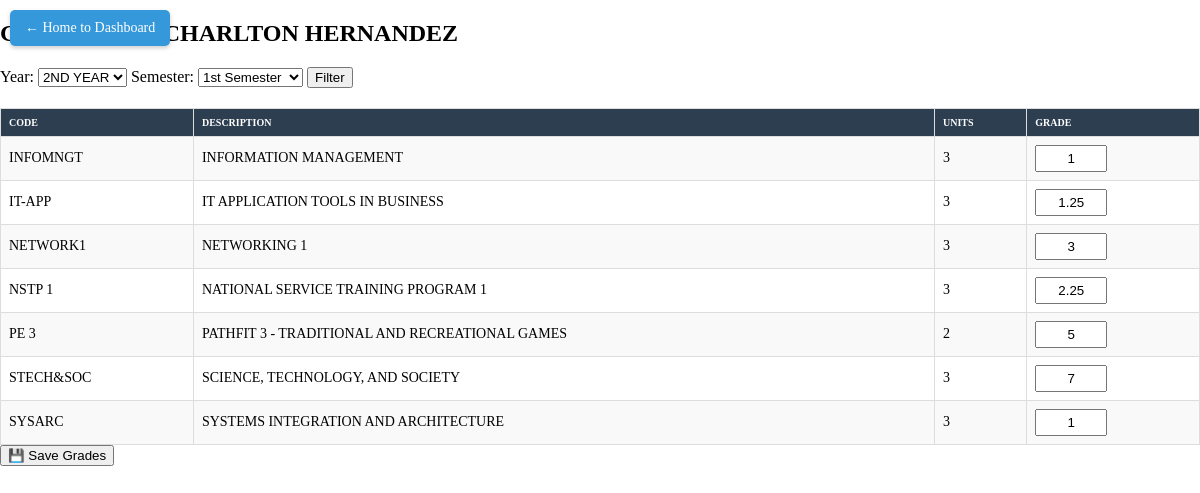
Page /admin_student_grades.php?id=1 (signed in) on the committed database.
### tables this page shows
CREATE TABLE `student_login` (
  `ID` int(255) NOT NULL,
  `L_name` varchar(99) NOT NULL,
  `F_name` varchar(99) NOT NULL,
  `M_name` varchar(99) NOT NULL,
  `age` int(255) NOT NULL,
  `bday` varchar(255) NOT NULL,
  `pbirth` varchar(255) NOT NULL,
  `gender` varchar(255) NOT NULL,
  `marital` varchar(255) NOT NULL,
  `yr_lvl` varchar(255) NOT NULL,
  `crs` varchar(255) NOT NULL,
  `street` varchar(255) NOT NULL,
  `brgy` varchar(255) NOT NULL,
  `city_mun` varchar(255) NOT NULL,
  `Date` date NOT NULL DEFAULT current_timestamp(),
  `Student_Number` varchar(20) DEFAULT NULL,
  `status` varchar(20) DEFAULT NULL,
  `Username` varchar(255) NOT NULL,
  `Password` varchar(255) NOT NULL
);

CREATE TABLE `student_grades` (
  `id` int(11) NOT NULL,
  `student_id` int(11) NOT NULL,
  `registration_id` int(11) DEFAULT NULL,
  `subject_id` int(11) NOT NULL,
  `grade` varchar(10) DEFAULT NULL,
  `date_recorded` timestamp NOT NULL DEFAULT current_timestamp(),
  `semester` tinyint(4) NOT NULL DEFAULT 1
);

CREATE TABLE `escr_subjects` (
  `subj_code` varchar(255) NOT NULL,
  `subj_desc` varchar(255) NOT NULL,
  `unit_count` int(255) NOT NULL,
  `level` varchar(255) NOT NULL,
  `ID` int(11) NOT NULL,
  `subj_sort` varchar(11) NOT NULL,
  `semester` tinyint(4) NOT NULL DEFAULT 1
);

### admin_student_grades.php (the view, shortened to what this page needs)
<?php
$conn = mysqli_connect("sql112.infinityfree.com", "if0_40025418", "milkosry4", "if0_40025418_escr_dbase");
$student_id = isset($_GET['id']) ? (int)$_GET['id'] : 0;
$sql_student = "SELECT * FROM student_login WHERE ID='$student_id'";
$result_student = mysqli_query($conn, $sql_student);
$student = mysqli_fetch_assoc($result_student);
$courseMap = [
    "INFORMATION TECHNOLOGY (BSIT)" => "IT",
    "COMPUTER SCIENCE (BSCS)" => "CS",
    "ACCOUNTANCY (BSA)" => "BSA",
];
$yearMap = [
    "1ST YEAR COLLEGE" => "1ST YEAR",
    "2ND YEAR COLLEGE" => "2ND YEAR",
    "3RD YEAR COLLEGE" => "3RD YEAR",
    "4TH YEAR COLLEGE" => "4TH YEAR",
];
$courseKey = $courseMap[$student['crs']] ?? '';
$yearKey = $yearMap[$student['yr_lvl']] ?? '';
$filter_year = $_GET['year'] ?? $yearKey;
$filter_semester = $_GET['semester'] ?? 1;
$filter_semester = (int)$filter_semester;
$sql_subjects = "
    SELECT s.ID AS subject_id, s.subj_code, s.subj_desc, s.unit_count, g.grade
    FROM escr_subjects s
    LEFT JOIN student_grades g
        ON g.subject_id = s.ID
        AND g.student_id = '$student_id'
        AND g.semester = '$filter_semester'
    WHERE s.level = '$filter_year'
      AND s.subj_sort = '$courseKey'
      AND s.semester = '$filter_semester'
    ORDER BY s.subj_code
";
$result_subjects = mysqli_query($conn, $sql_subjects);
?>
<!DOCTYPE html>
<html lang="en">
<head>
<link rel="stylesheet" href="admin.css?v1">
</head>
<body>
<a href="admin.php" class="home-btn">← Home to Dashboard</a>
<h2>Grades for <?php echo $student['F_name'].' '.$student['L_name']; ?></h2>
<form method="GET" class="filter">
    Year:
    <select name="year" required>
        <?php foreach ($yearMap as $full => $short): ?>
            <option value="<?php echo $short; ?>" <?php if($filter_year==$short) echo 'selected'; ?>>
                <?php echo $short; ?>
            </option>
        <?php endforeach; ?>
    </select>
    Semester:
    <select name="semester" required>
        <option value="1" <?php if($filter_semester==1) echo 'selected'; ?>>1st Semester</option>
    </select>
    <button type="submit">Filter</button>
</form>
<form method="POST" action="save_grades.php">
    <table>
        <tr>
            <th>Code</th>
            <th>Description</th>
            <th>Units</th>
            <th>Grade</th>
        </tr>
        <?php if(mysqli_num_rows($result_subjects)>0): ?>
            <?php while($row = mysqli_fetch_assoc($result_subjects)): ?>
            <tr>
                <td><?php echo htmlspecialchars($row['subj_code']); ?></td>
                <td><?php echo htmlspecialchars($row['subj_desc']); ?></td>
                <td><?php echo $row['unit_count']; ?></td>
                <td>
                    <input type="text" name="grades[<?php echo $row['subject_id']; ?>]"
                           value="<?php echo $row['grade'] ?? ''; ?>" size="5">
                </td>
            </tr>
            <?php endwhile; ?>
        <?php else: ?>
            <tr><td colspan="4">No subjects found for this year/semester.</td></tr>
        <?php endif; ?>
    </table>
    <button type="submit">💾 Save Grades</button>
</form>
</body>
</html>

### admin.css (style rules this page uses)
body { width: 100%; margin: auto; }
table { width: 90%; border-collapse: collapse; margin-top: 0; text-transform: uppercase; }
table, th, td { border: 1px solid #ddd; font-size: 10px; }
th { background: #2c3e50; color: #fff; padding: 10px; text-align: left; }
td { padding: 8px; font-size: 14px; }
tr:nth-child(even) { background: #f9f9f9; }
.home-btn { position: fixed; top: 10px; left: 10px; background-color: #3498db; color: white; padding: 10px 15px; text-decoration: none; border-radius: 5px; font-size: 14px; z-index: 1000; box-shadow: 0 2px 4px rgba(0, 0, 0, 0.2); }

### admin_student_grades.php (style rules this page uses)
table { border-collapse: collapse; width:100%; margin-top:20px; }
th, td { border:1px solid #ddd; padding:8px; }
th { background:#2c3e50; color:#fff; }
tr:nth-child(even) { background:#f9f9f9; }
input[type=text] { width:60px; padding:4px; text-align:center; }
form.filter { margin-bottom:15px; }
h1,h2,h3,h4,h5 { text-transform: uppercase; }

### rows in the picture
student_login: F_name "CHARLTON", L_name "HERNANDEZ", year "2ND YEAR"
student_grades: subject.subj_code "INFOMNGT", subject.subj_desc "INFORMATION MANAGEMENT", subject.unit_count "3", grade "1"
student_grades: subject.subj_code "IT-APP", subject.subj_desc "IT APPLICATION TOOLS IN BUSINESS", subject.unit_count "3", grade "1.25"
student_grades: subject.subj_code "NETWORK1", subject.subj_desc "NETWORKING 1", subject.unit_count "3", grade "3"
student_grades: subject.subj_code "NSTP 1", subject.subj_desc "NATIONAL SERVICE TRAINING PROGRAM 1", subject.unit_count "3", grade "2.25"
student_grades: subject.subj_code "PE 3", subject.subj_desc "PATHFIT 3 - TRADITIONAL AND RECREATIONAL GAMES", subject.unit_count "2", grade "5"
student_grades: subject.subj_code "STECH&SOC", subject.subj_desc "SCIENCE, TECHNOLOGY, AND SOCIETY", subject.unit_count "3", grade "7"
student_grades: subject.subj_code "SYSARC", subject.subj_desc "SYSTEMS INTEGRATION AND ARCHITECTURE", subject.unit_count "3", grade "1"
